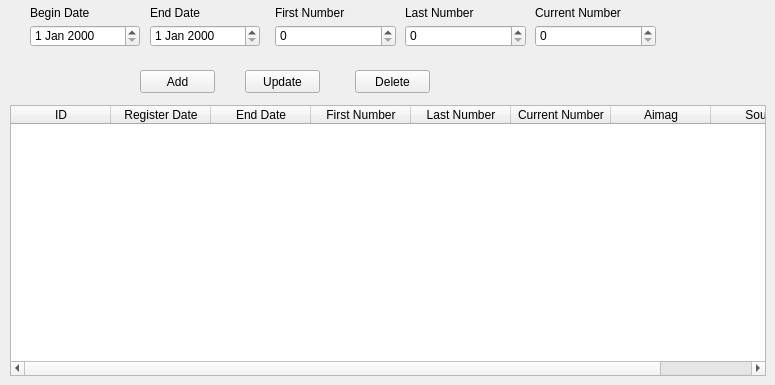
   <widget class="QWidget" name="tab_8">
    <attribute name="title">
     <string>Cadastre Page</string>
    </attribute>
    <widget class="QDateEdit" name="cpage_register_date">
     <property name="geometry">
      <rect>
       <x>30</x>
       <y>25</y>
       <width>110</width>
       <height>22</height>
      </rect>
     </property>
    </widget>
    <widget class="QLabel" name="label_27">
     <property name="geometry">
      <rect>
       <x>30</x>
       <y>5</y>
       <width>111</width>
       <height>16</height>
      </rect>
     </property>
     <property name="text">
      <string>Begin Date</string>
     </property>
    </widget>
    <widget class="QLabel" name="label_29">
     <property name="geometry">
      <rect>
       <x>150</x>
       <y>5</y>
       <width>116</width>
       <height>16</height>
      </rect>
     </property>
     <property name="text">
      <string>End Date</string>
     </property>
    </widget>
    <widget class="QDateEdit" name="cpage_end_date">
     <property name="geometry">
      <rect>
       <x>150</x>
       <y>25</y>
       <width>110</width>
       <height>22</height>
      </rect>
     </property>
    </widget>
    <widget class="QSpinBox" name="cpage_first_number_edit">
     <property name="geometry">
      <rect>
       <x>275</x>
       <y>25</y>
       <width>121</width>
       <height>22</height>
      </rect>
     </property>
     <property name="maximum">
      <number>999999999</number>
     </property>
    </widget>
    <widget class="QSpinBox" name="cpage_last_number_edit">
     <property name="geometry">
      <rect>
       <x>405</x>
       <y>25</y>
       <width>121</width>
       <height>22</height>
      </rect>
     </property>
     <property name="maximum">
      <number>999999999</number>
     </property>
    </widget>
    <widget class="QSpinBox" name="cpage_current_number_edit">
     <property name="geometry">
      <rect>
       <x>535</x>
       <y>25</y>
       <width>121</width>
       <height>22</height>
      </rect>
     </property>
     <property name="maximum">
      <number>999999999</number>
     </property>
    </widget>
    <widget class="QLabel" name="label_30">
     <property name="geometry">
      <rect>
       <x>275</x>
       <y>5</y>
       <width>126</width>
       <height>16</height>
      </rect>
     </property>
     <property name="text">
      <string>First Number</string>
     </property>
    </widget>
    <widget class="QLabel" name="label_31">
     <property name="geometry">
      <rect>
       <x>405</x>
       <y>5</y>
       <width>126</width>
       <height>16</height>
      </rect>
     </property>
     <property name="text">
      <string>Last Number</string>
     </property>
    </widget>
    <widget class="QLabel" name="label_32">
     <property name="geometry">
      <rect>
       <x>535</x>
       <y>5</y>
       <width>126</width>
       <height>16</height>
      </rect>
     </property>
     <property name="text">
      <string>Current Number</string>
     </property>
    </widget>
    <widget class="QPushButton" name="cpage_add_button">
     <property name="geometry">
      <rect>
       <x>140</x>
       <y>70</y>
       <width>75</width>
       <height>23</height>
      </rect>
     </property>
     <property name="text">
      <string>Add</string>
     </property>
    </widget>
    <widget class="QPushButton" name="cpage_edit_button">
     <property name="geometry">
      <rect>
       <x>245</x>
       <y>70</y>
       <width>75</width>
       <height>23</height>
      </rect>
     </property>
     <property name="text">
      <string>Update</string>
     </property>
    </widget>
    <widget class="QPushButton" name="cpage_delete_button">
     <property name="geometry">
      <rect>
       <x>355</x>
       <y>70</y>
       <width>75</width>
       <height>23</height>
      </rect>
     </property>
     <property name="text">
      <string>Delete</string>
     </property>
    </widget>
    <widget class="QTableWidget" name="cpage_twidget">
     <property name="geometry">
      <rect>
       <x>10</x>
       <y>105</y>
       <width>756</width>
       <height>271</height>
      </rect>
     </property>
     <column>
      <property name="text">
       <string>ID</string>
      </property>
     </column>
     <column>
      <property name="text">
       <string>Register Date</string>
      </property>
     </column>
     <column>
      <property name="text">
       <string>End Date</string>
      </property>
     </column>
     <column>
      <property name="text">
       <string>First Number</string>
      </property>
     </column>
     <column>
      <property name="text">
       <string>Last Number</string>
      </property>
     </column>
     <column>
      <property name="text">
       <string>Current Number</string>
      </property>
     </column>
     <column>
      <property name="text">
       <string>Aimag</string>
      </property>
     </column>
     <column>
      <property name="text">
       <string>Soum</string>
      </property>
     </column>
    </widget>
   </widget>
